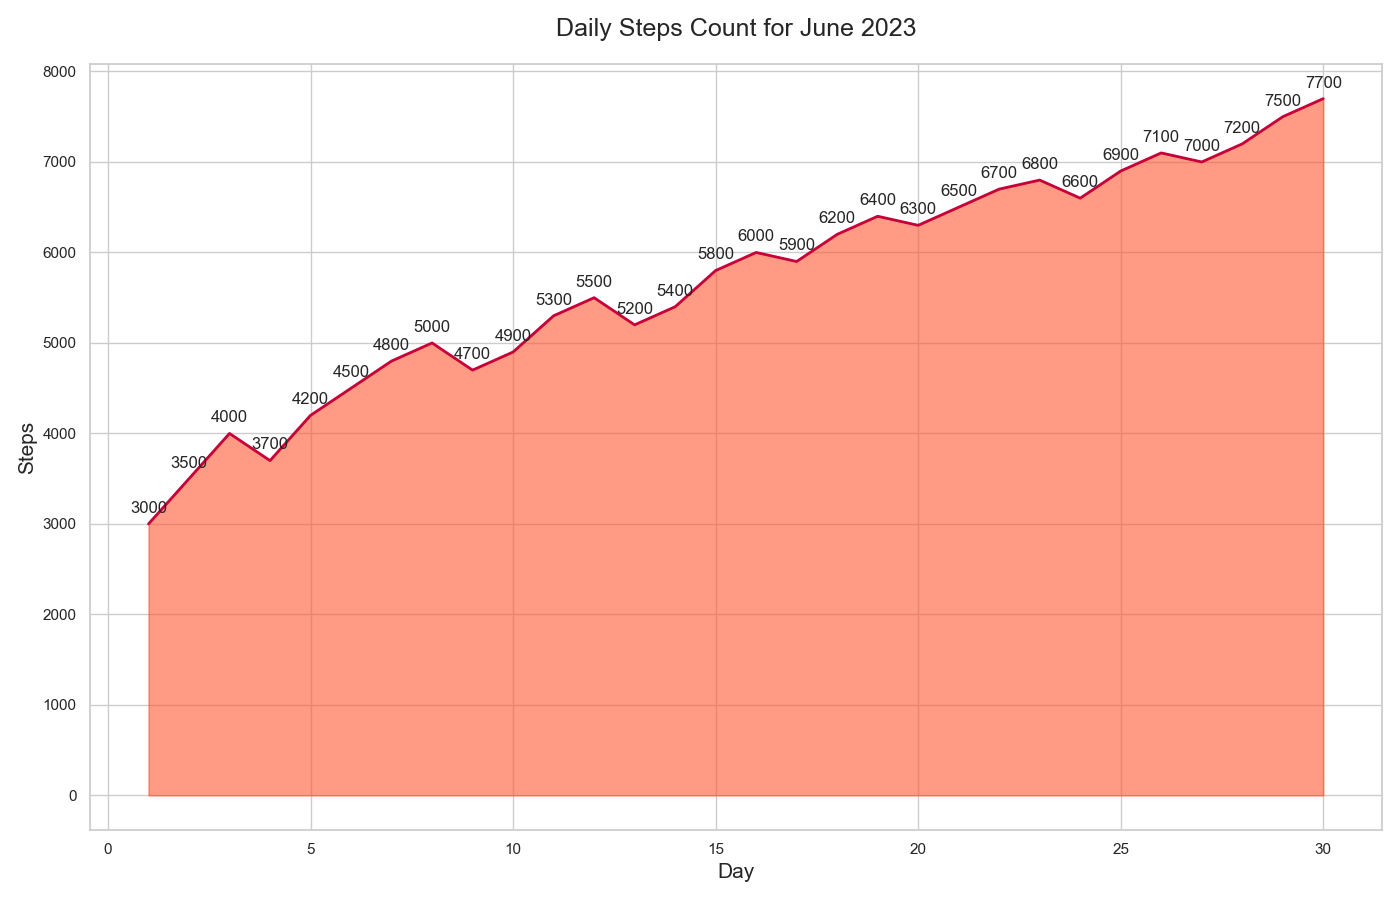

Source code (Python):

import matplotlib.pyplot as plt
import pandas as pd

# Data
data = {
    "Day": list(range(1, 31)),
    "Steps": [3000, 3500, 4000, 3700, 4200, 4500, 4800, 5000, 4700, 4900, 
              5300, 5500, 5200, 5400, 5800, 6000, 5900, 6200, 6400, 6300, 
              6500, 6700, 6800, 6600, 6900, 7100, 7000, 7200, 7500, 7700]
}

df = pd.DataFrame(data)

# Plot
plt.figure(figsize=(14, 9))
plt.fill_between(df["Day"], df["Steps"], color="#FF5733", alpha=0.6)
plt.plot(df["Day"], df["Steps"], color="#C70039", linewidth=2)

# Title and labels
plt.title("Daily Steps Count for June 2023", fontsize=18, pad=20)
plt.xlabel("Day", fontsize=15)
plt.ylabel("Steps", fontsize=15)

# Annotation
for i, txt in enumerate(df["Steps"]):
    plt.annotate(txt, (df["Day"][i], df["Steps"][i]), textcoords="offset points", xytext=(0,8), ha='center')

plt.tight_layout()
plt.savefig("daily_steps_area_chart.png")
plt.show()
